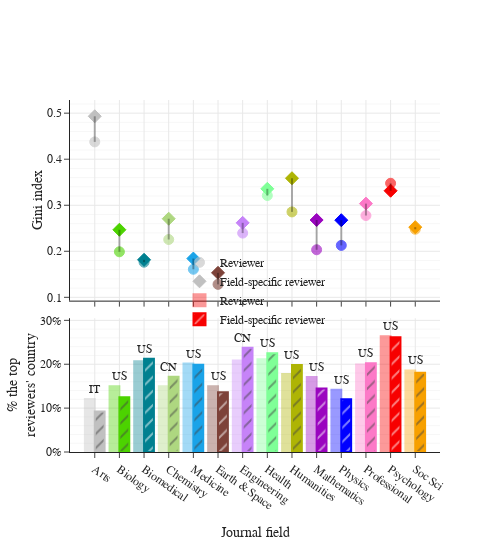

Write notebook code for a chart like this one.
### Code cell
# gini_old
df = pd.read_csv(os.path.join(root, r"reviewer_stat/d2_group_gini.csv"))
                                                                
# another df
def p2f(x):
    return float(x.strip('%'))/100

df2 = pd.read_csv(os.path.join(root, r"reviewer_stat/d2_reviewer_ctry_change.csv"),
                 converters={'perc':p2f, 'exc_perc':p2f, 'diff':p2f}
                 )
df2=df2.sort_values("perc", ascending=False).drop_duplicates("d2")

color_dict, order = get_palette(attr="disc")
df["color"] = df["d2"].map(color_dict)
df2["color"] = df2["d2"].map(color_dict)

# draw figure
fig = make_subplots(2, 1, shared_xaxes=True, row_heights=[1.5,1], vertical_spacing=0.05)

position = dict(row=1, col=1)
position2 = dict(row=2, col=1)

fig.add_trace(go.Scatter(x=df["d2"],
                         y=df["reviewer"],
                         name="Reviewer",
                         mode="markers",
                         marker=dict(color=df["color"],
                                     symbol="circle",
                                     size=10,
                                     opacity=0.6,
                                     line=dict(width=1,
                                               color=df["color"]),

                                     )
                         ),
              **position,
              )

fig.add_trace(go.Scatter(x=df["d2"],
                         y=df["exclusive reviewer"],
                         name="Field-specific reviewer",
                         mode="markers",
                         opacity=1,
                         marker=dict(color=df["color"],
                                     symbol="diamond",
                                     size=10,
                                     line=dict(width=1,
                                               color=df["color"]),
                                     )
                         ),
              **position,
              )

for i, row in df.iterrows():
    fig.add_shape(type="line",
                  xref="x", yref="y",
                  x0=row["d2"], y0=row["reviewer"], x1=row["d2"], y1=row["exclusive reviewer"],
                  line=dict(color="black",
                            width=2,
                            ),
                   **position,
                  )
    

# bar
fig.add_trace(go.Bar(x=df2["d2"],
                         y=df2["perc"],
                         name="Reviewer",
                         opacity=0.4,
                         hovertemplate="%{y:2%}",
                         marker=dict(color=df2["color"],
                                     line=dict(width=2,
                                               color=df2["color"]),
                                     )
                         ),
              **position2,
              )

fig.add_trace(go.Bar(x=df2["d2"],
                         y=df2["exc_perc"],
                         name="Field-specific reviewer",
                         marker=dict(color=df2["color"],
                                     line=dict(width=2,
                                               color=df2["color"]),
                                     pattern=dict(shape="/")
                                     )
                         ),
              **position2,
              )

for i, row in df2.iterrows():
    fig.add_annotation(x=row["d2"],
                    y=row[["perc", "exc_perc"]].max(),
                    text=row["alpha2"],
                    showarrow=False,
                    yshift=10,
                    **position2
                    )


fig.update_layout(height=550,
                  width=500,
                  template="simple_white",
                  #title=dict(text="<b>(A)<b>",),
                  font=dict(family="Arial"),
                  legend=dict(yanchor="top",
                              y=0.58,
                              xanchor="center",
                              x=0.5,
                              bgcolor='rgba(0,0,0,0)'),
                  barmode='group',
                  margin=dict(l=60, r=60))

fig.update_xaxes(categoryorder="array",
                 categoryarray=order,
                 tickvals=order,
                 ticktext=field_xticks,
                 tickangle=35,
                 showgrid=True,
                 )

fig.update_xaxes(title=dict(text="Journal field"),
                 **position2)


fig.update_yaxes(showgrid=True,
                 minor=dict(nticks=5,
                            showgrid=True),
                 title=dict(text="Gini index",
                            standoff=0.0),
                 **position,
                 )

fig.update_yaxes(showgrid=True,
                 tickformat=".0%",
                 minor=dict(nticks=5,
                            showgrid=True),
                 title=dict(text="% the top<br>reviewers' country",
                            standoff=0.0),
                 **position2,
                 )

fig.show()
fig.write_image(os.path.join(graph_root, "gini_disc.pdf"))

### Figure 1 — Plotly figure (JSON) as saved in the notebook; plotly's stock layout.template omitted (floating-point values rounded to 4 significant figures)
{"data": [{"marker": {"color": ["#C0C0C0", "#4CD300", "#008090", "#aed780", "#1AA3E8", "#7d4239", "#c683f8", "#7fff97", "#aeb404", "#9A05BF", "#0000ff", "#fc79c7", "#F70000", "#F7A000"], "line": {"color": ["#C0C0C0", "#4CD300", "#008090", "#aed780", "#1AA3E8", "#7d4239", "#c683f8", "#7fff97", "#aeb404", "#9A05BF", "#0000ff", "#fc79c7", "#F70000", "#F7A000"], "width": 1}, "opacity": 0.6, "size": 10, "symbol": "circle"}, "mode": "markers", "name": "Reviewer", "type": "scatter", "x": ["Arts", "Biology", "Biomedical Research", "Chemistry", "Clinical Medicine", "Earth and Space", "Engineering and Technology", "Health", "Humanities", "Mathematics", "Physics", "Professional Fields", "Psychology", "Social Sciences"], "xaxis": "x", "y": [0.4376, 0.1989, 0.1763, 0.2255, 0.161, 0.1282, 0.2395, 0.3211, 0.2855, 0.2033, 0.2128, 0.2776, 0.3478, 0.2478], "yaxis": "y"}, {"marker": {"color": ["#C0C0C0", "#4CD300", "#008090", "#aed780", "#1AA3E8", "#7d4239", "#c683f8", "#7fff97", "#aeb404", "#9A05BF", "#0000ff", "#fc79c7", "#F70000", "#F7A000"], "line": {"color": ["#C0C0C0", "#4CD300", "#008090", "#aed780", "#1AA3E8", "#7d4239", "#c683f8", "#7fff97", "#aeb404", "#9A05BF", "#0000ff", "#fc79c7", "#F70000", "#F7A000"], "width": 1}, "size": 10, "symbol": "diamond"}, "mode": "markers", "name": "Field-specific reviewer", "opacity": 1, "type": "scatter", "x": ["Arts", "Biology", "Biomedical Research", "Chemistry", "Clinical Medicine", "Earth and Space", "Engineering and Technology", "Health", "Humanities", "Mathematics", "Physics", "Professional Fields", "Psychology", "Social Sciences"], "xaxis": "x", "y": [0.4932, 0.2467, 0.1815, 0.2708, 0.1842, 0.1532, 0.2618, 0.3357, 0.3587, 0.2679, 0.2676, 0.3035, 0.3315, 0.2524], "yaxis": "y"}, {"hovertemplate": "%{y:2%}", "marker": {"color": ["#F70000", "#7fff97", "#c683f8", "#008090", "#1AA3E8", "#fc79c7", "#F7A000", "#aeb404", "#9A05BF", "#4CD300", "#7d4239", "#aed780", "#0000ff", "#C0C0C0"], "line": {"color": ["#F70000", "#7fff97", "#c683f8", "#008090", "#1AA3E8", "#fc79c7", "#F7A000", "#aeb404", "#9A05BF", "#4CD300", "#7d4239", "#aed780", "#0000ff", "#C0C0C0"], "width": 2}}, "name": "Reviewer", "opacity": 0.4, "type": "bar", "x": ["Psychology", "Health", "Engineering and Technology", "Biomedical Research", "Clinical Medicine", "Professional Fields", "Social Sciences", "Humanities", "Mathematics", "Biology", "Earth and Space", "Chemistry", "Physics", "Arts"], "xaxis": "x2", "y": [0.2638, 0.2115, 0.2086, 0.2066, 0.2015, 0.1996, 0.1859, 0.1778, 0.1711, 0.1501, 0.1497, 0.1497, 0.1418, 0.1209], "yaxis": "y2"}, {"marker": {"color": ["#F70000", "#7fff97", "#c683f8", "#008090", "#1AA3E8", "#fc79c7", "#F7A000", "#aeb404", "#9A05BF", "#4CD300", "#7d4239", "#aed780", "#0000ff", "#C0C0C0"], "line": {"color": ["#F70000", "#7fff97", "#c683f8", "#008090", "#1AA3E8", "#fc79c7", "#F7A000", "#aeb404", "#9A05BF", "#4CD300", "#7d4239", "#aed780", "#0000ff", "#C0C0C0"], "width": 2}, "pattern": {"shape": "/"}}, "name": "Field-specific reviewer", "type": "bar", "x": ["Psychology", "Health", "Engineering and Technology", "Biomedical Research", "Clinical Medicine", "Professional Fields", "Social Sciences", "Humanities", "Mathematics", "Biology", "Earth and Space", "Chemistry", "Physics", "Arts"], "xaxis": "x2", "y": [0.2613, 0.2252, 0.2376, 0.2125, 0.1991, 0.2021, 0.1808, 0.1983, 0.1448, 0.125, 0.1361, 0.1714, 0.12, 0.0924], "yaxis": "y2"}], "layout": {"annotations": [{"showarrow": false, "text": "US", "x": "Psychology", "xref": "x2", "y": 0.2638, "yref": "y2", "yshift": 10}, {"showarrow": false, "text": "US", "x": "Health", "xref": "x2", "y": 0.2252, "yref": "y2", "yshift": 10}, {"showarrow": false, "text": "CN", "x": "Engineering and Technology", "xref": "x2", "y": 0.2376, "yref": "y2", "yshift": 10}, {"showarrow": false, "text": "US", "x": "Biomedical Research", "xref": "x2", "y": 0.2125, "yref": "y2", "yshift": 10}, {"showarrow": false, "text": "US", "x": "Clinical Medicine", "xref": "x2", "y": 0.2015, "yref": "y2", "yshift": 10}, {"showarrow": false, "text": "US", "x": "Professional Fields", "xref": "x2", "y": 0.2021, "yref": "y2", "yshift": 10}, {"showarrow": false, "text": "US", "x": "Social Sciences", "xref": "x2", "y": 0.1859, "yref": "y2", "yshift": 10}, {"showarrow": false, "text": "US", "x": "Humanities", "xref": "x2", "y": 0.1983, "yref": "y2", "yshift": 10}, {"showarrow": false, "text": "US", "x": "Mathematics", "xref": "x2", "y": 0.1711, "yref": "y2", "yshift": 10}, {"showarrow": false, "text": "US", "x": "Biology", "xref": "x2", "y": 0.1501, "yref": "y2", "yshift": 10}, {"showarrow": false, "text": "US", "x": "Earth and Space", "xref": "x2", "y": 0.1497, "yref": "y2", "yshift": 10}, {"showarrow": false, "text": "CN", "x": "Chemistry", "xref": "x2", "y": 0.1714, "yref": "y2", "yshift": 10}, {"showarrow": false, "text": "US", "x": "Physics", "xref": "x2", "y": 0.1418, "yref": "y2", "yshift": 10}, {"showarrow": false, "text": "IT", "x": "Arts", "xref": "x2", "y": 0.1209, "yref": "y2", "yshift": 10}], "barmode": "group", "font": {"family": "Arial"}, "height": 550, "legend": {"bgcolor": "rgba(0,0,0,0)", "x": 0.5, "xanchor": "center", "y": 0.58, "yanchor": "top"}, "margin": {"l": 60, "r": 60}, "shapes": [{"line": {"color": "black", "width": 2}, "type": "line", "x0": "Arts", "x1": "Arts", "xref": "x", "y0": 0.4376, "y1": 0.4932, "yref": "y"}, {"line": {"color": "black", "width": 2}, "type": "line", "x0": "Biology", "x1": "Biology", "xref": "x", "y0": 0.1989, "y1": 0.2467, "yref": "y"}, {"line": {"color": "black", "width": 2}, "type": "line", "x0": "Biomedical Research", "x1": "Biomedical Research", "xref": "x", "y0": 0.1763, "y1": 0.1815, "yref": "y"}, {"line": {"color": "black", "width": 2}, "type": "line", "x0": "Chemistry", "x1": "Chemistry", "xref": "x", "y0": 0.2255, "y1": 0.2708, "yref": "y"}, {"line": {"color": "black", "width": 2}, "type": "line", "x0": "Clinical Medicine", "x1": "Clinical Medicine", "xref": "x", "y0": 0.161, "y1": 0.1842, "yref": "y"}, {"line": {"color": "black", "width": 2}, "type": "line", "x0": "Earth and Space", "x1": "Earth and Space", "xref": "x", "y0": 0.1282, "y1": 0.1532, "yref": "y"}, {"line": {"color": "black", "width": 2}, "type": "line", "x0": "Engineering and Technology", "x1": "Engineering and Technology", "xref": "x", "y0": 0.2395, "y1": 0.2618, "yref": "y"}, {"line": {"color": "black", "width": 2}, "type": "line", "x0": "Health", "x1": "Health", "xref": "x", "y0": 0.3211, "y1": 0.3357, "yref": "y"}, {"line": {"color": "black", "width": 2}, "type": "line", "x0": "Humanities", "x1": "Humanities", "xref": "x", "y0": 0.2855, "y1": 0.3587, "yref": "y"}, {"line": {"color": "black", "width": 2}, "type": "line", "x0": "Mathematics", "x1": "Mathematics", "xref": "x", "y0": 0.2033, "y1": 0.2679, "yref": "y"}, {"line": {"color": "black", "width": 2}, "type": "line", "x0": "Physics", "x1": "Physics", "xref": "x", "y0": 0.2128, "y1": 0.2676, "yref": "y"}, {"line": {"color": "black", "width": 2}, "type": "line", "x0": "Professional Fields", "x1": "Professional Fields", "xref": "x", "y0": 0.2776, "y1": 0.3035, "yref": "y"}, {"line": {"color": "black", "width": 2}, "type": "line", "x0": "Psychology", "x1": "Psychology", "xref": "x", "y0": 0.3478, "y1": 0.3315, "yref": "y"}, {"line": {"color": "black", "width": 2}, "type": "line", "x0": "Social Sciences", "x1": "Social Sciences", "xref": "x", "y0": 0.2478, "y1": 0.2524, "yref": "y"}], "width": 500, "xaxis": {"anchor": "y", "categoryarray": ["Arts", "Biology", "Biomedical Research", "Chemistry", "Clinical Medicine", "Earth and Space", "Engineering and Technology", "Health", "Humanities", "Mathematics", "Physics", "Professional Fields", "Psychology", "Social Sciences"], "categoryorder": "array", "domain": [0, 1], "matches": "x2", "showgrid": true, "showticklabels": false, "tickangle": 35, "ticktext": ["Arts", "Biology", "Biomedical", "Chemistry", "Medicine", "Earth & Space", "Engineering", "Health", "Humanities", "Mathematics", "Physics", "Professional", "Psychology", "Soc Sci"], "tickvals": ["Arts", "Biology", "Biomedical Research", "Chemistry", "Clinical Medicine", "Earth and Space", "Engineering and Technology", "Health", "Humanities", "Mathematics", "Physics", "Professional Fields", "Psychology", "Social Sciences"]}, "xaxis2": {"anchor": "y2", "categoryarray": ["Arts", "Biology", "Biomedical Research", "Chemistry", "Clinical Medicine", "Earth and Space", "Engineering and Technology", "Health", "Humanities", "Mathematics", "Physics", "Professional Fields", "Psychology", "Social Sciences"], "categoryorder": "array", "domain": [0, 1], "showgrid": true, "tickangle": 35, "ticktext": ["Arts", "Biology", "Biomedical", "Chemistry", "Medicine", "Earth & Space", "Engineering", "Health", "Humanities", "Mathematics", "Physics", "Professional", "Psychology", "Soc Sci"], "tickvals": ["Arts", "Biology", "Biomedical Research", "Chemistry", "Clinical Medicine", "Earth and Space", "Engineering and Technology", "Health", "Humanities", "Mathematics", "Physics", "Professional Fields", "Psychology", "Social Sciences"], "title": {"text": "Journal field"}}, "yaxis": {"anchor": "x", "domain": [0.43, 1], "minor": {"nticks": 5, "showgrid": true}, "showgrid": true, "title": {"standoff": 0, "text": "Gini index"}}, "yaxis2": {"anchor": "x2", "domain": [0, 0.38], "minor": {"nticks": 5, "showgrid": true}, "showgrid": true, "tickformat": ".0%", "title": {"standoff": 0, "text": "% the top<br>reviewers' country"}}}}
